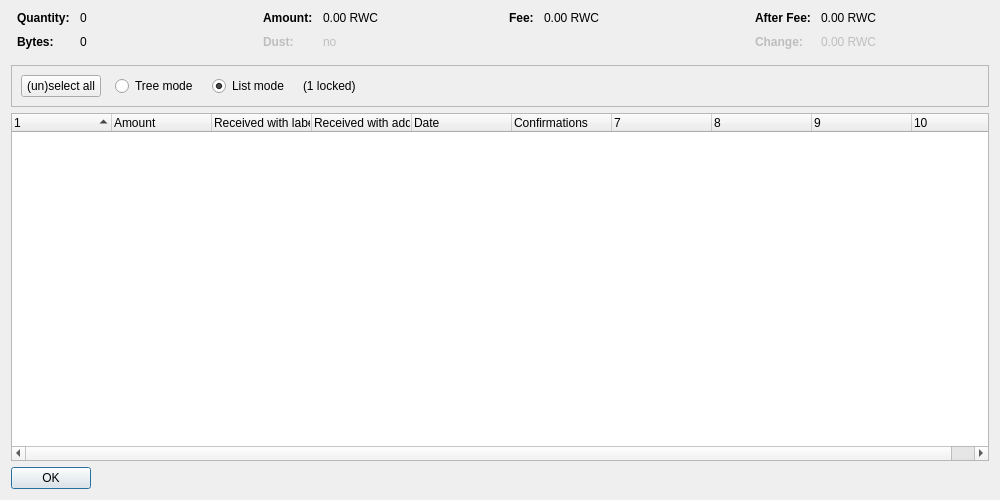
<?xml version="1.0" encoding="UTF-8"?>
<ui version="4.0">
 <class>CoinControlDialog</class>
 <widget class="QDialog" name="CoinControlDialog">
  <property name="geometry">
   <rect>
    <x>0</x>
    <y>0</y>
    <width>1000</width>
    <height>500</height>
   </rect>
  </property>
  <property name="windowTitle">
   <string>Coin Selection</string>
  </property>
  <layout class="QVBoxLayout" name="verticalLayout">
   <item>
    <layout class="QHBoxLayout" name="horizontalLayoutTop" stretch="0,0,0,0">
     <property name="topMargin">
      <number>0</number>
     </property>
     <property name="bottomMargin">
      <number>10</number>
     </property>
     <item>
      <layout class="QFormLayout" name="formLayoutCoinControl1">
       <property name="horizontalSpacing">
        <number>10</number>
       </property>
       <property name="verticalSpacing">
        <number>10</number>
       </property>
       <property name="leftMargin">
        <number>6</number>
       </property>
       <property name="rightMargin">
        <number>6</number>
       </property>
       <item row="0" column="0">
        <widget class="QLabel" name="labelCoinControlQuantityText">
         <property name="font">
          <font>
           <weight>75</weight>
           <bold>true</bold>
          </font>
         </property>
         <property name="text">
          <string>Quantity:</string>
         </property>
        </widget>
       </item>
       <item row="0" column="1">
        <widget class="QLabel" name="labelCoinControlQuantity">
         <property name="cursor">
          <cursorShape>IBeamCursor</cursorShape>
         </property>
         <property name="contextMenuPolicy">
          <enum>Qt::ActionsContextMenu</enum>
         </property>
         <property name="text">
          <string notr="true">0</string>
         </property>
         <property name="textInteractionFlags">
          <set>Qt::LinksAccessibleByMouse|Qt::TextSelectableByKeyboard|Qt::TextSelectableByMouse</set>
         </property>
        </widget>
       </item>
       <item row="1" column="0">
        <widget class="QLabel" name="labelCoinControlBytesText">
         <property name="font">
          <font>
           <weight>75</weight>
           <bold>true</bold>
          </font>
         </property>
         <property name="text">
          <string>Bytes:</string>
         </property>
        </widget>
       </item>
       <item row="1" column="1">
        <widget class="QLabel" name="labelCoinControlBytes">
         <property name="cursor">
          <cursorShape>IBeamCursor</cursorShape>
         </property>
         <property name="contextMenuPolicy">
          <enum>Qt::ActionsContextMenu</enum>
         </property>
         <property name="text">
          <string notr="true">0</string>
         </property>
         <property name="textInteractionFlags">
          <set>Qt::LinksAccessibleByMouse|Qt::TextSelectableByKeyboard|Qt::TextSelectableByMouse</set>
         </property>
        </widget>
       </item>
      </layout>
     </item>
     <item>
      <layout class="QFormLayout" name="formLayoutCoinControl2">
       <property name="horizontalSpacing">
        <number>10</number>
       </property>
       <property name="verticalSpacing">
        <number>10</number>
       </property>
       <property name="leftMargin">
        <number>6</number>
       </property>
       <property name="rightMargin">
        <number>6</number>
       </property>
       <item row="0" column="0">
        <widget class="QLabel" name="labelCoinControlAmountText">
         <property name="font">
          <font>
           <weight>75</weight>
           <bold>true</bold>
          </font>
         </property>
         <property name="text">
          <string>Amount:</string>
         </property>
        </widget>
       </item>
       <item row="0" column="1">
        <widget class="QLabel" name="labelCoinControlAmount">
         <property name="cursor">
          <cursorShape>IBeamCursor</cursorShape>
         </property>
         <property name="contextMenuPolicy">
          <enum>Qt::ActionsContextMenu</enum>
         </property>
         <property name="text">
          <string notr="true">0.00 RWC</string>
         </property>
         <property name="textInteractionFlags">
          <set>Qt::LinksAccessibleByMouse|Qt::TextSelectableByKeyboard|Qt::TextSelectableByMouse</set>
         </property>
        </widget>
       </item>
       <item row="1" column="0">
        <widget class="QLabel" name="labelCoinControlLowOutputText">
         <property name="enabled">
          <bool>false</bool>
         </property>
         <property name="font">
          <font>
           <weight>75</weight>
           <bold>true</bold>
          </font>
         </property>
         <property name="text">
          <string>Dust:</string>
         </property>
        </widget>
       </item>
       <item row="1" column="1">
        <widget class="QLabel" name="labelCoinControlLowOutput">
         <property name="enabled">
          <bool>false</bool>
         </property>
         <property name="cursor">
          <cursorShape>IBeamCursor</cursorShape>
         </property>
         <property name="contextMenuPolicy">
          <enum>Qt::ActionsContextMenu</enum>
         </property>
         <property name="text">
          <string notr="true">no</string>
         </property>
         <property name="textInteractionFlags">
          <set>Qt::LinksAccessibleByMouse|Qt::TextSelectableByKeyboard|Qt::TextSelectableByMouse</set>
         </property>
        </widget>
       </item>
      </layout>
     </item>
     <item>
      <layout class="QFormLayout" name="formLayoutCoinControl3">
       <property name="horizontalSpacing">
        <number>10</number>
       </property>
       <property name="verticalSpacing">
        <number>10</number>
       </property>
       <property name="leftMargin">
        <number>6</number>
       </property>
       <property name="rightMargin">
        <number>6</number>
       </property>
       <item row="0" column="0">
        <widget class="QLabel" name="labelCoinControlFeeText">
         <property name="font">
          <font>
           <weight>75</weight>
           <bold>true</bold>
          </font>
         </property>
         <property name="text">
          <string>Fee:</string>
         </property>
        </widget>
       </item>
       <item row="0" column="1">
        <widget class="QLabel" name="labelCoinControlFee">
         <property name="cursor">
          <cursorShape>IBeamCursor</cursorShape>
         </property>
         <property name="contextMenuPolicy">
          <enum>Qt::ActionsContextMenu</enum>
         </property>
         <property name="text">
          <string notr="true">0.00 RWC</string>
         </property>
         <property name="textInteractionFlags">
          <set>Qt::LinksAccessibleByMouse|Qt::TextSelectableByKeyboard|Qt::TextSelectableByMouse</set>
         </property>
        </widget>
       </item>
      </layout>
     </item>
     <item>
      <layout class="QFormLayout" name="formLayoutCoinControl4">
       <property name="horizontalSpacing">
        <number>10</number>
       </property>
       <property name="verticalSpacing">
        <number>10</number>
       </property>
       <property name="leftMargin">
        <number>6</number>
       </property>
       <property name="rightMargin">
        <number>6</number>
       </property>
       <item row="0" column="0">
        <widget class="QLabel" name="labelCoinControlAfterFeeText">
         <property name="font">
          <font>
           <weight>75</weight>
           <bold>true</bold>
          </font>
         </property>
         <property name="text">
          <string>After Fee:</string>
         </property>
        </widget>
       </item>
       <item row="0" column="1">
        <widget class="QLabel" name="labelCoinControlAfterFee">
         <property name="cursor">
          <cursorShape>IBeamCursor</cursorShape>
         </property>
         <property name="contextMenuPolicy">
          <enum>Qt::ActionsContextMenu</enum>
         </property>
         <property name="text">
          <string notr="true">0.00 RWC</string>
         </property>
         <property name="textInteractionFlags">
          <set>Qt::LinksAccessibleByMouse|Qt::TextSelectableByKeyboard|Qt::TextSelectableByMouse</set>
         </property>
        </widget>
       </item>
       <item row="1" column="0">
        <widget class="QLabel" name="labelCoinControlChangeText">
         <property name="enabled">
          <bool>false</bool>
         </property>
         <property name="font">
          <font>
           <weight>75</weight>
           <bold>true</bold>
          </font>
         </property>
         <property name="text">
          <string>Change:</string>
         </property>
        </widget>
       </item>
       <item row="1" column="1">
        <widget class="QLabel" name="labelCoinControlChange">
         <property name="enabled">
          <bool>false</bool>
         </property>
         <property name="cursor">
          <cursorShape>IBeamCursor</cursorShape>
         </property>
         <property name="contextMenuPolicy">
          <enum>Qt::ActionsContextMenu</enum>
         </property>
         <property name="text">
          <string notr="true">0.00 RWC</string>
         </property>
         <property name="textInteractionFlags">
          <set>Qt::LinksAccessibleByMouse|Qt::TextSelectableByKeyboard|Qt::TextSelectableByMouse</set>
         </property>
        </widget>
       </item>
      </layout>
     </item>
    </layout>
   </item>
   <item>
    <widget class="QFrame" name="frame">
     <property name="minimumSize">
      <size>
       <width>0</width>
       <height>40</height>
      </size>
     </property>
     <property name="frameShape">
      <enum>QFrame::StyledPanel</enum>
     </property>
     <property name="frameShadow">
      <enum>QFrame::Sunken</enum>
     </property>
     <layout class="QHBoxLayout" name="horizontalLayout">
      <item>
       <layout class="QHBoxLayout" name="horizontalLayoutPanel" stretch="0,0,0,0,0">
        <property name="spacing">
         <number>14</number>
        </property>
        <item>
         <widget class="QPushButton" name="pushButtonSelectAll">
          <property name="sizePolicy">
           <sizepolicy hsizetype="Maximum" vsizetype="Fixed">
            <horstretch>0</horstretch>
            <verstretch>0</verstretch>
           </sizepolicy>
          </property>
          <property name="text">
           <string>(un)select all</string>
          </property>
          <property name="autoDefault">
           <bool>false</bool>
          </property>
         </widget>
        </item>
        <item>
         <widget class="QRadioButton" name="radioTreeMode">
          <property name="sizePolicy">
           <sizepolicy hsizetype="Maximum" vsizetype="Fixed">
            <horstretch>0</horstretch>
            <verstretch>0</verstretch>
           </sizepolicy>
          </property>
          <property name="text">
           <string>Tree mode</string>
          </property>
         </widget>
        </item>
        <item>
         <widget class="QRadioButton" name="radioListMode">
          <property name="sizePolicy">
           <sizepolicy hsizetype="Maximum" vsizetype="Fixed">
            <horstretch>0</horstretch>
            <verstretch>0</verstretch>
           </sizepolicy>
          </property>
          <property name="text">
           <string>List mode</string>
          </property>
          <property name="checked">
           <bool>true</bool>
          </property>
         </widget>
        </item>
        <item>
         <widget class="QLabel" name="labelLocked">
          <property name="text">
           <string notr="true">(1 locked)</string>
          </property>
         </widget>
        </item>
        <item>
         <spacer name="horizontalSpacer">
          <property name="orientation">
           <enum>Qt::Horizontal</enum>
          </property>
          <property name="sizeHint" stdset="0">
           <size>
            <width>40</width>
            <height>20</height>
           </size>
          </property>
         </spacer>
        </item>
       </layout>
      </item>
     </layout>
    </widget>
   </item>
   <item>
    <widget class="CoinControlTreeWidget" name="treeWidget">
     <property name="contextMenuPolicy">
      <enum>Qt::CustomContextMenu</enum>
     </property>
     <property name="sortingEnabled">
      <bool>false</bool>
     </property>
     <property name="columnCount">
      <number>10</number>
     </property>
     <attribute name="headerShowSortIndicator" stdset="0">
      <bool>true</bool>
     </attribute>
     <attribute name="headerStretchLastSection">
      <bool>false</bool>
     </attribute>
     <column>
      <property name="text">
       <string/>
      </property>
     </column>
     <column>
      <property name="text">
       <string>Amount</string>
      </property>
     </column>
     <column>
      <property name="text">
       <string>Received with label</string>
      </property>
     </column>
     <column>
      <property name="text">
       <string>Received with address</string>
      </property>
     </column>
     <column>
      <property name="text">
       <string>Date</string>
      </property>
     </column>
     <column>
      <property name="text">
       <string>Confirmations</string>
      </property>
      <property name="toolTip">
       <string>Confirmed</string>
      </property>
     </column>
     <column>
      <property name="text">
       <string/>
      </property>
     </column>
     <column>
      <property name="text">
       <string/>
      </property>
     </column>
     <column>
      <property name="text">
       <string/>
      </property>
     </column>
     <column>
      <property name="text">
       <string/>
      </property>
     </column>
    </widget>
   </item>
   <item>
    <widget class="QDialogButtonBox" name="buttonBox">
     <property name="sizePolicy">
      <sizepolicy hsizetype="Maximum" vsizetype="Fixed">
       <horstretch>0</horstretch>
       <verstretch>0</verstretch>
      </sizepolicy>
     </property>
     <property name="orientation">
      <enum>Qt::Horizontal</enum>
     </property>
     <property name="standardButtons">
      <set>QDialogButtonBox::Ok</set>
     </property>
    </widget>
   </item>
  </layout>
 </widget>
 <customwidgets>
  <customwidget>
   <class>CoinControlTreeWidget</class>
   <extends>QTreeWidget</extends>
   <header>coincontroltreewidget.h</header>
  </customwidget>
 </customwidgets>
 <resources/>
 <connections/>
</ui>
